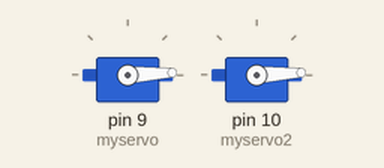
This sketch was run on a simulated Arduino Uno, built with avr-gcc and run on an emulated ATmega328P. On the bench: 2 × servo.

Above: at 0.05 s.
At 0.9 s:
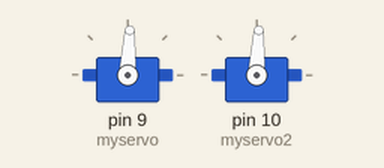
At 1.75 s:
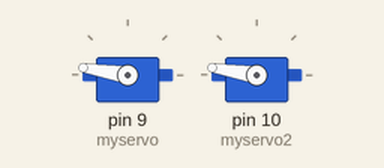
At 3.5 s:
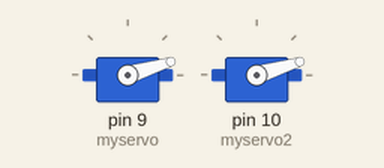
Timing chart, 0 to 8.4 s (numbered marks = the images above):
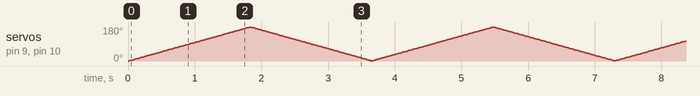

The sketch:

17dof.ino
```cpp
#include <Servo.h>
Servo myservo; // create servo object to control a servo
    // a maximum of eight servo objects can be created
    Servo myservo2;
int pos = 0; // variable to store the servo position
void setup()
{
 myservo.attach(9); // attaches the servo on pin 9 to the servo object
 myservo2.attach(10); // attaches the servo on pin 9 to the servo object
}
void loop()
{
 for(pos = 0; pos < 180; pos += 1) // goes from 0 degrees to 180 degrees
 {         // in steps of 1 degree
 myservo.write(pos);    // tell servo to go to position in
 myservo2.write(pos);
          // variable 'pos'
 delay(10);      // waits 15ms for the servo to reach
          // the position
 }
 for(pos = 180; pos > 1 ; pos -= 1) // goes from 0 degrees to 180 degrees
 {         // in steps of 1 degree
 myservo.write(pos);    // tell servo to go to position in
 myservo2.write(pos);
          // variable 'pos'
 delay(10);      // waits 15ms for the servo to reach
          // the position
 }
// for(pos = 180; pos>=1; pos-=1)  // goes from 180 degrees to 0 degrees
// {
// myservo2.write(pos);    // tell servo to go to position in
//          // variable 'pos'
// delay(25);      // waits 15ms for the servo to reach
//          // the position
// }
}
```
